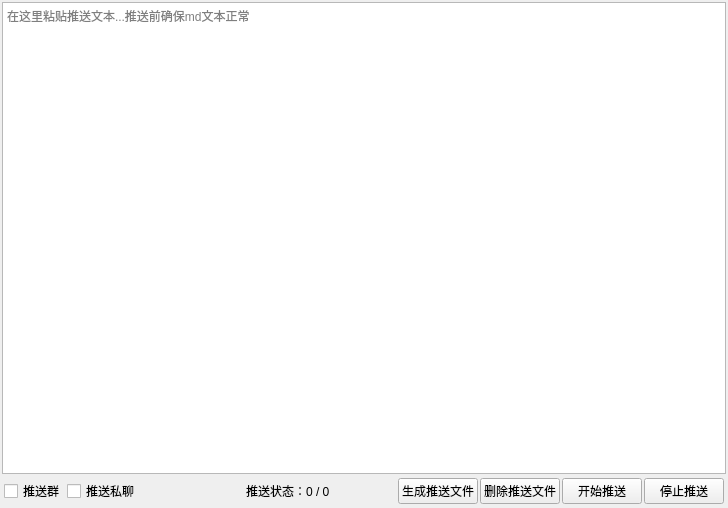
<?xml version="1.0" encoding="UTF-8"?>
<ui version="4.0">
 <class>plts</class>
 <widget class="QWidget" name="plts">
  <property name="geometry">
   <rect>
    <x>0</x>
    <y>0</y>
    <width>728</width>
    <height>508</height>
   </rect>
  </property>
  <property name="windowTitle">
   <string>Form</string>
  </property>
  <layout class="QVBoxLayout" name="verticalLayout">
   <property name="spacing">
    <number>2</number>
   </property>
   <property name="leftMargin">
    <number>2</number>
   </property>
   <property name="topMargin">
    <number>2</number>
   </property>
   <property name="rightMargin">
    <number>2</number>
   </property>
   <property name="bottomMargin">
    <number>2</number>
   </property>
   <item>
    <widget class="QTextEdit" name="textEdit">
     <property name="placeholderText">
      <string>在这里粘贴推送文本...推送前确保md文本正常</string>
     </property>
    </widget>
   </item>
   <item>
    <layout class="QHBoxLayout" name="horizontalLayout">
     <property name="spacing">
      <number>2</number>
     </property>
     <property name="leftMargin">
      <number>2</number>
     </property>
     <property name="topMargin">
      <number>2</number>
     </property>
     <property name="rightMargin">
      <number>2</number>
     </property>
     <property name="bottomMargin">
      <number>2</number>
     </property>
     <item>
      <widget class="QCheckBox" name="checkBox_tsq">
       <property name="text">
        <string>推送群</string>
       </property>
      </widget>
     </item>
     <item>
      <widget class="QCheckBox" name="checkBox_tssl">
       <property name="text">
        <string>推送私聊</string>
       </property>
      </widget>
     </item>
     <item>
      <spacer name="horizontalSpacer">
       <property name="orientation">
        <enum>Qt::Horizontal</enum>
       </property>
       <property name="sizeHint" stdset="0">
        <size>
         <width>40</width>
         <height>20</height>
        </size>
       </property>
      </spacer>
     </item>
     <item>
      <widget class="QLabel" name="ts_ztbq">
       <property name="minimumSize">
        <size>
         <width>150</width>
         <height>0</height>
        </size>
       </property>
       <property name="text">
        <string>推送状态：0 / 0</string>
       </property>
      </widget>
     </item>
     <item>
      <widget class="QPushButton" name="sctswj_2">
       <property name="text">
        <string>生成推送文件</string>
       </property>
      </widget>
     </item>
     <item>
      <widget class="QPushButton" name="sctswj">
       <property name="text">
        <string>删除推送文件</string>
       </property>
      </widget>
     </item>
     <item>
      <widget class="QPushButton" name="ksts">
       <property name="text">
        <string>开始推送</string>
       </property>
      </widget>
     </item>
     <item>
      <widget class="QPushButton" name="tzts">
       <property name="text">
        <string>停止推送</string>
       </property>
      </widget>
     </item>
    </layout>
   </item>
  </layout>
 </widget>
 <resources/>
 <connections/>
</ui>
